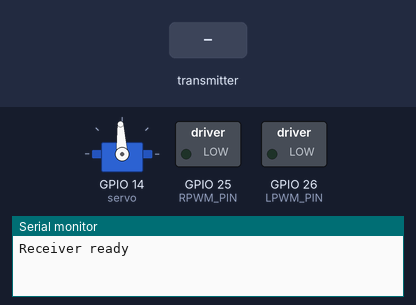
The sketch below on a simulated ESP32. Parts: servo, switched loads named in the sketch (green lamp = pin HIGH), the last lines printed to the serial monitor. The inputs (shaded band) are chosen by the test bench.

Above: at 1.2 s.
1.3 s: the transmitter starts sending roll_angle = 45
At 2.5 s:
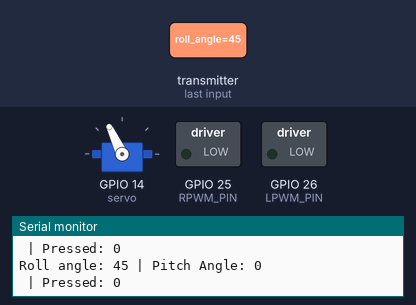
2.8 s: the transmitter starts sending roll_angle = 90
At 3.9 s:
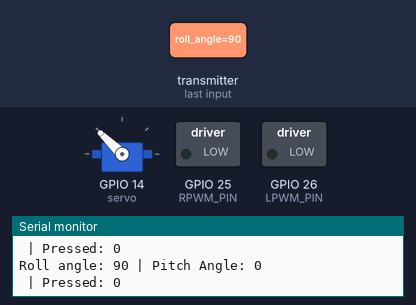
4.3 s: the transmitter starts sending roll_angle = 180
At 5.0 s:
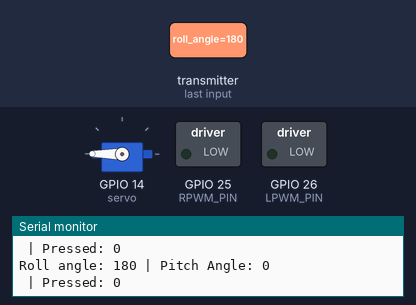
5.8 s: the transmitter starts sending roll_angle = 0
At 6.2 s:
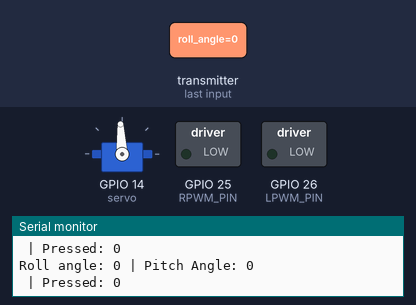
Timing chart, 0 to 8.3 s (numbered marks = the images above; inputs shaded):
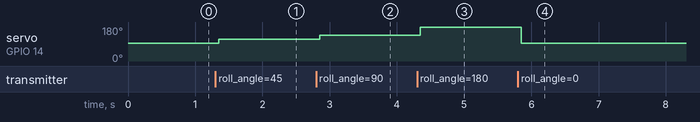

The sketch:

RCCarReceiver.ino
```cpp
#include <WiFi.h>
#include <esp_now.h>
#include <ESP32Servo.h>

//RCCar esp32 MAC: EC:E3:34:A3:AF:5C
//Controller esp32 MAC: EC:E3:34:6B:5B:0C

// PWM Pins
const int RPWM_PIN = 25;
const int LPWM_PIN = 26;

// PWM settings
const int PWM_FREQ = 20000;   // 20 kHz
const int PWM_RES  = 8;       // 0–255

Servo servo; // make a servo object

// define same struct that the controller sends as a packet
typedef struct {
  int roll_angle;
  int pitch_angle;
  bool button;
} ControlData;

ControlData incoming; // create an instance of the "packet"


void setup() {

  Serial.begin(115200); // writes to the serial monitor

  WiFi.mode(WIFI_STA);  // set ESP32 wifi mode. needed to use ESP-NOW

// initialize ESP-NOW
  if (esp_now_init() != ESP_OK) {
    Serial.println("ESP-NOW init failed");
    return;
  }

  esp_now_register_recv_cb(onReceive);
  Serial.println("Receiver ready");

  // define servo pin
  servo.attach(14);
  servo.writeMicroseconds(1500); // center the sevo

  // set up the motor
  ledcAttach(RPWM_PIN, PWM_FREQ, PWM_RES);
  ledcAttach(LPWM_PIN, PWM_FREQ, PWM_RES);

  // Stop motor
  ledcWrite(RPWM_PIN, 0);
  ledcWrite(LPWM_PIN, 0);

}


// this function runs every time a packet is recieved from the controller
void onReceive(const esp_now_recv_info_t *info, const uint8_t *data, int len) {

  memcpy(&incoming, data, sizeof(incoming)); //copy info from recieved packet into our packet so we can use the data
  int controller_roll_angle = incoming.roll_angle;
  int controller_pitch_angle = incoming.pitch_angle;
  int controller_pressed = incoming.button;

  setSteerPosition(controller_roll_angle); // always update the steer angle

// only turn on the motor if the button is being pressed
  if( (controller_pressed == 1) && (abs(controller_pitch_angle) > 3) ){
    setMotorSpeed(controller_pitch_angle);
  }else{
    ledcWrite(LPWM_PIN, 0);
    ledcWrite(RPWM_PIN, 0);
  }

// useful for debugging
  Serial.print("Roll angle: ");
  Serial.print(incoming.roll_angle);
  Serial.print(" | Pitch Angle: ");
  Serial.println(incoming.pitch_angle);
  Serial.print(" | Pressed: ");
  Serial.println(incoming.button);
}

//sets the servo steer angle
void setSteerPosition(int controller_roll_angle) {
  //int servo_angle = map(controller_roll_angle, -80, 80, 65, 115);
  int microseconds = map(controller_roll_angle, -60, 60, 1200, 1800);
  servo.writeMicroseconds(microseconds);
}

// sets the motor speed
void setMotorSpeed(int controller_pitch_angle){
  int duty_cycle = map(abs(controller_pitch_angle), 0, 60, 50, 200);
  if (controller_pitch_angle < 0){
    ledcWrite(LPWM_PIN, 0);
    ledcWrite(RPWM_PIN, duty_cycle);
  }else{
    ledcWrite(LPWM_PIN, duty_cycle);
    ledcWrite(RPWM_PIN, 0);
  }

}


void loop() {
}
```

Measured:
- after the input at 1.3 s, servo on GPIO 14 (servo): 93° → 115° after 0.05 s
- after the input at 2.8 s, servo on GPIO 14 (servo): 115° → 136° after 0.05 s
- after the input at 4.3 s, servo on GPIO 14 (servo): 136° → 180° after 0.05 s
- after the input at 5.8 s, servo on GPIO 14 (servo): 180° → 93° after 0.05 s
